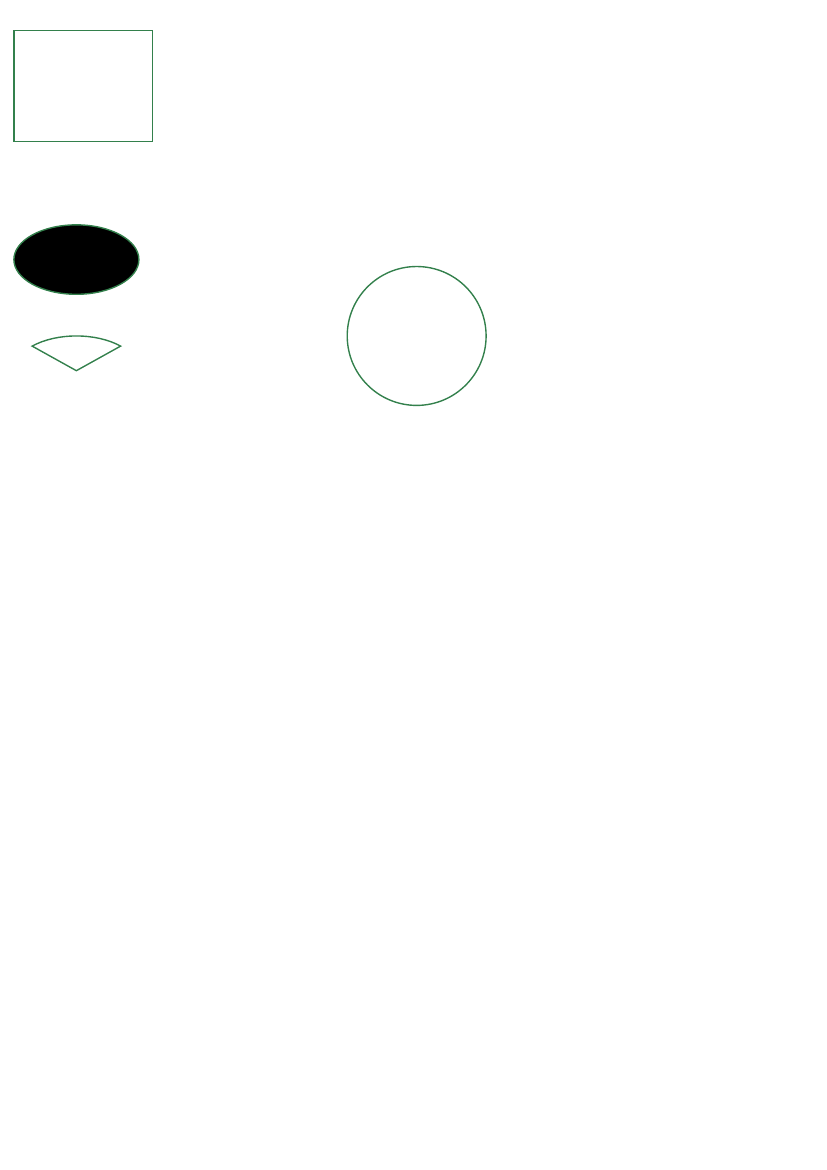

The script that saved this image:
# drawing_polygons.py

from reportlab.lib.pagesizes import letter
from reportlab.pdfgen import canvas

def draw_shapes():
    my_canvas = canvas.Canvas("drawing_polygons.pdf")
    my_canvas.setStrokeColorRGB(0.2, 0.5, 0.3)
    my_canvas.rect(10, 740, 100, 80, stroke=1, fill=0)
    my_canvas.ellipse(10, 680, 100, 630, stroke=1, fill=1)
    my_canvas.wedge(10, 600, 100, 550, 45, 90, stroke=1, fill=0)
    my_canvas.circle(300, 600, 50)
    my_canvas.save()

if __name__ == '__main__':
    draw_shapes()